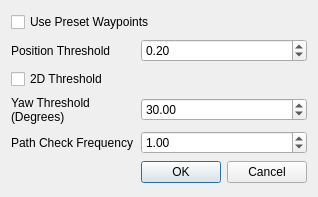
<?xml version="1.0" encoding="UTF-8"?>
<ui version="4.0">
 <class>WaypointManagerSettings</class>
 <widget class="QDialog" name="WaypointManagerSettings">
  <property name="geometry">
   <rect>
    <x>0</x>
    <y>0</y>
    <width>318</width>
    <height>197</height>
   </rect>
  </property>
  <property name="windowTitle">
   <string>Waypoint Manager Settings</string>
  </property>
  <layout class="QGridLayout" name="gridLayout">
   <item row="1" column="1">
    <widget class="QDoubleSpinBox" name="thresholdSpinBox">
     <property name="maximum">
      <double>1.500000000000000</double>
     </property>
     <property name="singleStep">
      <double>0.100000000000000</double>
     </property>
     <property name="value">
      <double>0.200000000000000</double>
     </property>
    </widget>
   </item>
   <item row="4" column="0">
    <widget class="QLabel" name="label_3">
     <property name="text">
      <string>Path Check Frequency</string>
     </property>
     <property name="wordWrap">
      <bool>true</bool>
     </property>
    </widget>
   </item>
   <item row="3" column="0">
    <widget class="QLabel" name="label_2">
     <property name="text">
      <string>Yaw Threshold (Degrees)</string>
     </property>
     <property name="wordWrap">
      <bool>true</bool>
     </property>
    </widget>
   </item>
   <item row="1" column="0">
    <widget class="QLabel" name="label">
     <property name="text">
      <string>Position Threshold</string>
     </property>
    </widget>
   </item>
   <item row="4" column="1">
    <widget class="QDoubleSpinBox" name="pathCheckFrequencySpinBox">
     <property name="minimum">
      <double>0.100000000000000</double>
     </property>
     <property name="maximum">
      <double>10.000000000000000</double>
     </property>
     <property name="value">
      <double>1.000000000000000</double>
     </property>
    </widget>
   </item>
   <item row="2" column="0">
    <widget class="QCheckBox" name="threshold2DCheckbox">
     <property name="text">
      <string>2D Threshold</string>
     </property>
    </widget>
   </item>
   <item row="5" column="1">
    <widget class="QDialogButtonBox" name="buttonBox">
     <property name="orientation">
      <enum>Qt::Horizontal</enum>
     </property>
     <property name="standardButtons">
      <set>QDialogButtonBox::Cancel|QDialogButtonBox::Ok</set>
     </property>
    </widget>
   </item>
   <item row="3" column="1">
    <widget class="QDoubleSpinBox" name="yawThresholdSpinBox">
     <property name="maximum">
      <double>180.000000000000000</double>
     </property>
     <property name="singleStep">
      <double>15.000000000000000</double>
     </property>
     <property name="value">
      <double>30.000000000000000</double>
     </property>
    </widget>
   </item>
   <item row="0" column="0" colspan="2">
    <widget class="QCheckBox" name="presetWPCheckBox">
     <property name="text">
      <string>Use Preset Waypoints</string>
     </property>
    </widget>
   </item>
  </layout>
 </widget>
 <resources/>
 <connections>
  <connection>
   <sender>buttonBox</sender>
   <signal>accepted()</signal>
   <receiver>WaypointManagerSettings</receiver>
   <slot>accept()</slot>
   <hints>
    <hint type="sourcelabel">
     <x>248</x>
     <y>254</y>
    </hint>
    <hint type="destinationlabel">
     <x>157</x>
     <y>274</y>
    </hint>
   </hints>
  </connection>
  <connection>
   <sender>buttonBox</sender>
   <signal>rejected()</signal>
   <receiver>WaypointManagerSettings</receiver>
   <slot>reject()</slot>
   <hints>
    <hint type="sourcelabel">
     <x>316</x>
     <y>260</y>
    </hint>
    <hint type="destinationlabel">
     <x>286</x>
     <y>274</y>
    </hint>
   </hints>
  </connection>
 </connections>
</ui>
